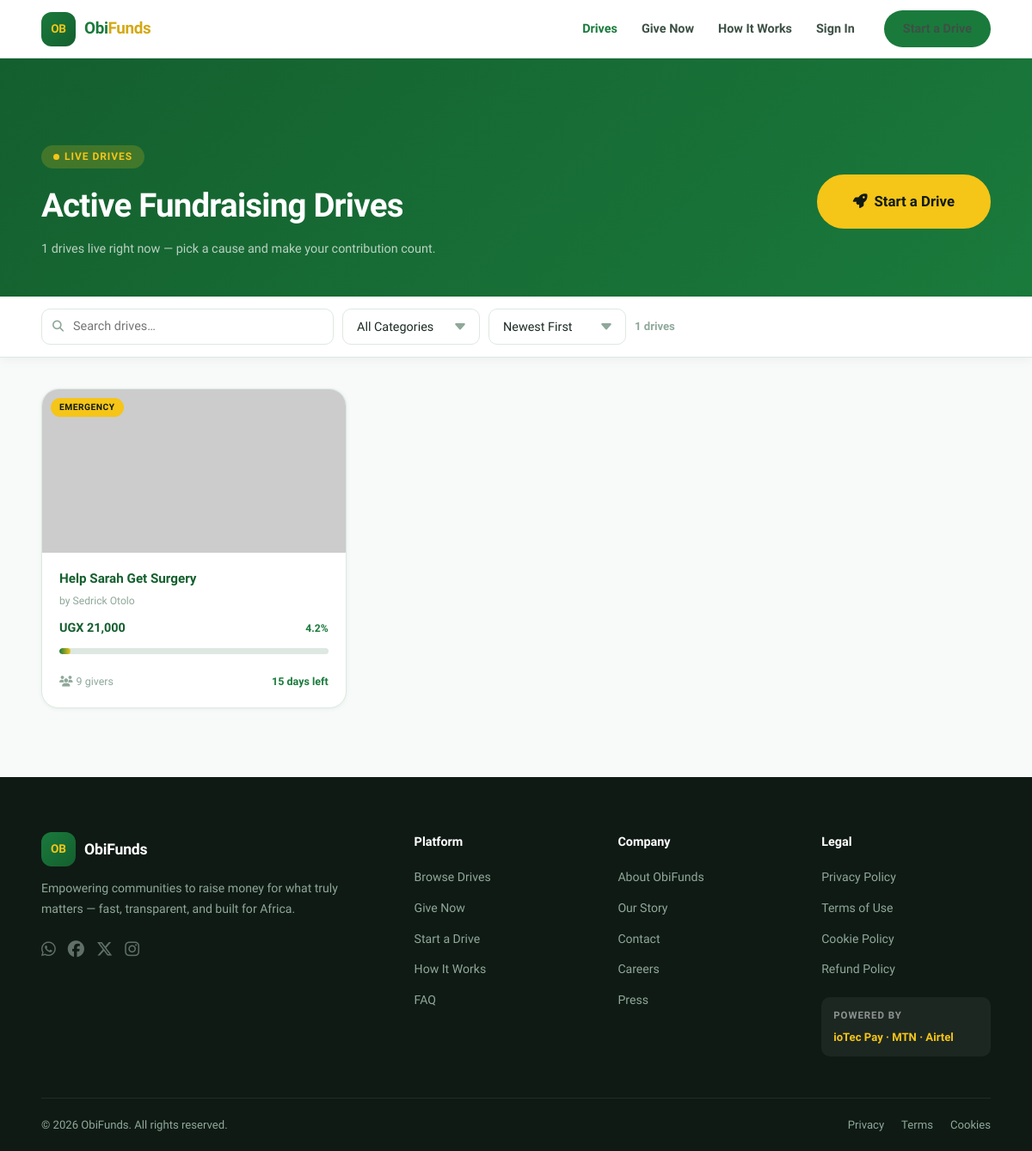
The page /campaign-drives.php on the database its author committed.
### tables this page shows
CREATE TABLE `campaigns` (
  `campaign_id` int(11) NOT NULL,
  `campaigner_id` int(11) NOT NULL,
  `display_name` varchar(120) DEFAULT NULL,
  `title` varchar(150) NOT NULL,
  `slug` varchar(150) NOT NULL,
  `description` text NOT NULL,
  `category` varchar(50) NOT NULL,
  `goal_amount` decimal(15,2) NOT NULL,
  `currency` varchar(3) NOT NULL DEFAULT 'UGX',
  `raised_amount` decimal(15,2) DEFAULT 0.00,
  `contributor_count` int(11) DEFAULT 0,
  `image_url` varchar(500) DEFAULT NULL,
  `mobile_money_number` varchar(20) NOT NULL,
  `mobile_money_network` varchar(50) NOT NULL,
  `status` enum('draft','active','paused','suspended','completed','flagged') DEFAULT 'draft',
  `start_date` timestamp NOT NULL DEFAULT current_timestamp(),
  `end_date` timestamp NULL DEFAULT NULL,
  `country` varchar(50) NOT NULL,
  `is_featured` tinyint(1) DEFAULT 0,
  `view_count` int(11) DEFAULT 0,
  `share_count` int(11) DEFAULT 0,
  `created_at` timestamp NOT NULL DEFAULT current_timestamp(),
  `updated_at` timestamp NOT NULL DEFAULT current_timestamp() ON UPDATE current_timestamp(),
  `multiple_images` longtext DEFAULT NULL CHECK (json_valid(`multiple_images`))
);

CREATE TABLE `users` (
  `user_id` int(11) NOT NULL,
  `full_name` varchar(100) NOT NULL,
  `email` varchar(100) NOT NULL,
  `phone` varchar(20) NOT NULL,
  `password_hash` varchar(255) NOT NULL,
  `role` enum('admin','campaigner','donor') NOT NULL DEFAULT 'donor',
  `country` varchar(50) DEFAULT 'Uganda',
  `avatar_url` varchar(255) DEFAULT NULL,
  `is_active` tinyint(1) DEFAULT 1,
  `is_verified` tinyint(1) DEFAULT 0,
  `two_factor_enabled` tinyint(1) DEFAULT 0,
  `last_login` timestamp NULL DEFAULT NULL,
  `created_at` timestamp NULL DEFAULT current_timestamp(),
  `updated_at` timestamp NULL DEFAULT current_timestamp() ON UPDATE current_timestamp()
);

### campaign-drives.php (the view, shortened to what this page needs)
<?php
require_once __DIR__ . '/includes/config.php';
$result = $conn->query(
    "SELECT c.*, u.full_name AS campaigner_name,
            ROUND((c.raised_amount/c.goal_amount)*100,1) AS pct,
            DATEDIFF(c.end_date,NOW()) AS days_left
     FROM campaigns c JOIN users u ON c.campaigner_id=u.user_id
     WHERE c.status='active' ORDER BY c.created_at DESC"
);
$campaigns = [];
while ($r = $result->fetch_assoc()) $campaigns[] = $r;
$totalCount = count($campaigns);
include __DIR__ . '/includes/header.php';
?>
<div style="background:linear-gradient(135deg,var(--green-dark) 0%,var(--green) 100%);padding:100px 0 44px;margin-top:68px;">
  <div class="container">
    <div style="display:flex;justify-content:space-between;align-items:center;flex-wrap:wrap;gap:20px;">
      <div>
        <span style="display:inline-flex;align-items:center;gap:6px;background:rgba(245,197,24,.2);color:var(--yellow);font-size:.75rem;font-weight:800;padding:4px 14px;border-radius:99px;text-transform:uppercase;letter-spacing:.08em;margin-bottom:12px;">
          <span style="width:7px;height:7px;background:var(--yellow);border-radius:50%;animation:obi-pulse 1s infinite;"></span>
          Live Drives
        </span>
        <h1 style="font-size:clamp(1.6rem,4vw,2.4rem);font-weight:900;color:#fff;letter-spacing:-.02em;margin-bottom:8px;">Active Fundraising Drives</h1>
        <p style="color:rgba(255,255,255,.7);font-size:.9rem;">
          <?= number_format($totalCount) ?> drives live right now — pick a cause and make your contribution count.
        </p>
      </div>
      <a href="<?= BASE ?>/create-campaign.php" class="btn btn-yellow btn-lg">
        <i class="fas fa-rocket"></i> Start a Drive
      </a>
    </div>
  </div>
</div>
<div style="background:#fff;border-bottom:1px solid var(--gray-200);padding:14px 0;position:sticky;top:68px;z-index:200;box-shadow:0 2px 12px rgba(0,0,0,.05);">
  <div class="container">
    <div style="display:flex;flex-wrap:wrap;gap:10px;align-items:center;">
      <div style="position:relative;flex:1;min-width:160px;max-width:340px;">
        <i class="fas fa-search" style="position:absolute;left:13px;top:50%;transform:translateY(-50%);color:var(--gray-400);font-size:.82rem;"></i>
        <input type="text" id="campaignSearch" class="form-input" placeholder="Search drives…" style="padding-left:36px;border-radius:10px;height:42px;"/>
      </div>
      <select id="categoryFilter" class="form-input" style="flex:1;min-width:120px;max-width:160px;height:42px;border-radius:10px;">
        <option value="">All Categories</option>
      </select>
      <select id="sortFilter" class="form-input" style="flex:1;min-width:120px;max-width:160px;height:42px;border-radius:10px;">
        <option value="newest">Newest First</option>
      </select>
      <span id="resultCount" style="font-size:.82rem;color:var(--gray-400);font-weight:600;white-space:nowrap;"><?= $totalCount ?> drives</span>
    </div>
  </div>
</div>
<section style="background:var(--gray-50);padding:36px 0 80px;">
  <div class="container">
    <div class="campaigns-grid" id="campaignsGrid">
      <?php if (!empty($campaigns)): ?>
        <?php foreach ($campaigns as $c): ?>
          <?php
            $pct     = min(100,(float)$c['pct']);
            $dl      = (int)$c['days_left'];
            $dlStr   = $dl>0 ? "$dl days left" : ($dl===0 ? 'Ends today' : 'Ended');
            $dlUrgent= $dl<=3;
            $cat     = strtolower($c['category']??'other');
            $img     = $c['image_url'] ?: 'https://picsum.photos/seed/'.($c['slug']??$c['campaign_id']).'/600/400';
          ?>
          <a href="<?= BASE ?>/campaign-detail.php?id=<?= $c['campaign_id'] ?>"
             class="card campaign-card obi-drive-card"
             data-title="<?= strtolower(htmlspecialchars($c['title'])) ?>"
             data-category="<?= $cat ?>"
             data-funded="<?= $c['raised_amount'] ?>"
             data-days="<?= $dl ?>">
            <div style="position:relative;">
              <img class="card-img" src="<?= htmlspecialchars($img) ?>" alt="<?= htmlspecialchars($c['title']) ?>" loading="lazy"/>
              <span class="obi-card-cat"><?= htmlspecialchars($c['category']??'General') ?></span>
            </div>
            <div class="card-body">
              <p class="campaign-title"><?= htmlspecialchars($c['title']) ?></p>
              <p style="font-size:.76rem;color:var(--gray-400);margin-bottom:10px;">by <?= htmlspecialchars($c['campaigner_name']) ?></p>
              <div class="obi-raised-row">
                <span class="obi-raised-amt"><?= $c['currency'] ?> <?= number_format($c['raised_amount']) ?></span>
                <span class="obi-raised-pct"><?= $pct ?>%</span>
              </div>
              <div class="progress-wrap"><div class="progress-fill" style="width:<?= $pct ?>%"></div></div>
              <div class="campaign-footer">
                <span class="contributors-count"><i class="fas fa-users" style="margin-right:4px;"></i><?= $c['contributor_count'] ?> givers</span>
                <span class="days-left" <?= $dlUrgent?'style="color:#dc2626;"':'' ?>><?= $dlStr ?></span>
              </div>
            </div>
          </a>
        <?php endforeach; ?>
      <?php endif; ?>
    </div>
  </div>
</section>
<?php include __DIR__ . '/includes/footer.php'; ?>

### css/style.css (style rules this page uses)
:root { --green: #1a7a3c; --green-dark: #145f2e; --green-light: #e8f5ee; --yellow: #f5c518; --yellow-dark: #d4a914; --yellow-light: #fef9e0; --gray-50: #f8faf9; --gray-100: #f0f4f2; --gray-200: #dde8e2; --gray-400: #8fa89a; --gray-500: #607068; --gray-600: #3d5045; --gray-800: #1c2b23; --gray-900: #0f1a14; --white: #ffffff; --red-err: #dc2626; --shadow-sm: 0 1px 4px rgba(26,122,60,.08); --shadow-md: 0 4px 20px rgba(26,122,60,.12); --shadow-lg: 0 8px 40px rgba(26,122,60,.18); --radius-sm: 8px; --radius-md: 12px; --radius-lg: 20px; --radius-xl: 28px; --max-w: 1380px; --transition: all .2s ease; }
*, *::before, *::after { box-sizing: border-box; margin: 0; padding: 0; }
html { scroll-behavior: smooth; }
body { font-family: 'Plus Jakarta Sans', 'Inter', sans-serif; font-size: 16px; line-height: 1.6; color: var(--gray-800); background: var(--white); }
img { max-width: 100%; display: block; }
a { text-decoration: none; color: inherit; }
input, select, textarea { font-family: inherit; }
.container { width: 100%; max-width: var(--max-w); margin: 0 auto; padding: 0 48px; }
.btn { display: inline-flex; align-items: center; gap: 8px; padding: 13px 30px; border-radius: 99px; font-weight: 700; font-size: .9rem; transition: var(--transition); white-space: nowrap; border: 2px solid transparent; }
.btn-yellow { background: var(--yellow); color: var(--gray-900); border-color: var(--yellow); }
.btn-lg { padding: 16px 40px; font-size: 1.05rem; }
.card { background: var(--white); border-radius: var(--radius-lg); border: 1px solid var(--gray-200); box-shadow: var(--shadow-sm); overflow: hidden; transition: var(--transition); }
.card-body { padding: 20px; }
.card-img { width: 100%; height: 190px; object-fit: cover; }
.progress-wrap { height: 7px; background: var(--gray-200); border-radius: 99px; overflow: hidden; margin: 8px 0; }
.progress-fill { height: 100%; background: linear-gradient(90deg, var(--green), var(--yellow)); border-radius: 99px; width: 0; transition: width 1.2s ease; }
.campaign-card { display: flex; flex-direction: column; }
.campaign-card .card-body { flex: 1; display: flex; flex-direction: column; }
.campaign-title { font-weight: 700; color: var(--green-dark); font-size: .95rem; line-height: 1.4; margin-bottom: 6px; }
.campaign-footer { display: flex; justify-content: space-between; align-items: center; margin-top: auto; padding-top: 14px; }
.contributors-count { font-size: .78rem; color: var(--gray-400); }
.days-left { font-size: .78rem; color: var(--green); font-weight: 700; }
.campaigns-grid { display: grid; grid-template-columns: repeat(3,1fr); gap: 24px; }
.form-input { width: 100%; padding: 12px 16px; border: 1.5px solid var(--gray-200); border-radius: var(--radius-md); font-size: .9rem; color: var(--gray-800); background: var(--white); outline: none; transition: var(--transition); }
select.form-input { appearance: none; background-repeat: no-repeat; background-position: right 14px center; padding-right: 40px; }
a.campaign-card { cursor: pointer; }

### campaign-drives.php (style rules this page uses)
.obi-drive-card { text-decoration:none;color:inherit;transition:all .2s; }
.obi-card-cat { position:absolute;top:10px;left:10px;background:var(--yellow);color:var(--gray-900);font-size:.64rem;font-weight:800;padding:3px 10px;border-radius:99px;text-transform:uppercase;letter-spacing:.05em; }
.obi-raised-row { display:flex;justify-content:space-between;align-items:baseline;margin-bottom:4px; }
.obi-raised-amt { font-weight:800;color:var(--green-dark);font-size:.9rem; }
.obi-raised-pct { font-size:.76rem;font-weight:700;color:var(--green); }
#campaignsGrid.campaigns-grid { display: grid; grid-template-columns: 1fr; gap: 20px; }
@media (min-width:600px) { #campaignsGrid.campaigns-grid { grid-template-columns: repeat(2,1fr); } }
@media (min-width:1024px) { #campaignsGrid.campaigns-grid { grid-template-columns: repeat(3,1fr); } }

### rows shown on the page
campaigns: category "EMERGENCY", title "Help Sarah Get Surgery", users.full_name "Sedrick Otolo", currency "UGX", raised_amount "21,000", pct "4.2", contributor_count "9", dlStr "15 days left"

### other values the page prints
$totalCount "1"
